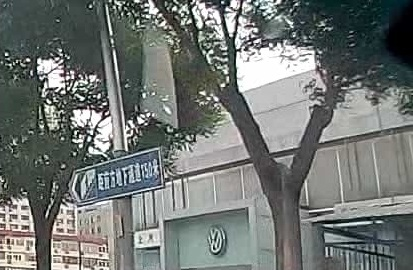
#> input picture my_test/image_up_right/000006_3_2019-05-05-07-33-04.jpg, 413 x 270 px, found by its file name
$ python '特征匹配算法.py'
#> lines starting #> are read from the running program, lines starting #| are printed output that depends on the picture
#%%

import cv2

from matplotlib import pyplot as plt
plt.rcParams['font.sans-serif'] = ['SimHei']  # 用来正常显示中文标签
plt.rcParams['axes.unicode_minus'] = False  # 用来正常显示负号

"""
FLANN是类似最近邻的快速匹配库
    它会根据数据本身选择最合适的算法来处理数据
    比其他搜索算法快10倍
"""
# 按照灰度图片读入
img1 = cv2.imread(r"D:\projects\tensorflowModelGarden\my_test\image_up_right\000006_3_2019-05-05-07-33-04.jpg",cv2.IMREAD_GRAYSCALE)#导入灰度图像
#> img1: shape (270, 413); min 0, max 255, mean 116.4
img2 = cv2.imread(r"D:\projects\tensorflowModelGarden\my_test\image_up_right\000006_4_2019-05-05-07-33-19_2.jpg",cv2.IMREAD_GRAYSCALE)
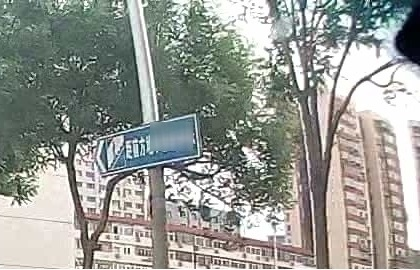
#> input picture my_test/image_up_right/000006_4_2019-05-05-07-33-19_2.jpg, 420 x 270 px, found by its file name
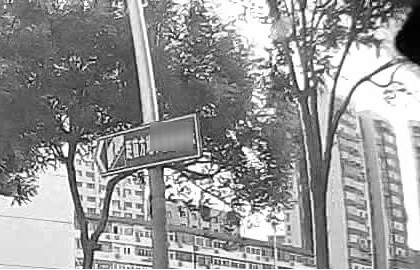
#> img2: shape (270, 420); min 0, max 255, mean 151
# 创建sift检测器
sift = cv2.xfeatures2d.SIFT_create()
# 查找监测点和匹配符
kp1, des1 = sift.detectAndCompute(img1, None)
#> kp1 = 1516 keypoints; strongest (x, y, size): (6, 54, 2.1), (28, 60, 2.4), (68, 88, 2), (75, 132, 2.2)
kp2, des2 = sift.detectAndCompute(img2, None)
#> kp2 = 2112 keypoints; strongest (x, y, size): (107, 118, 1.9), (182, 190, 2.1), (374, 4, 2.7), (115, 231, 2.7)
"""
keypoint是检测到的特征点的列表
descriptor是检测到特征的局部图像的列表
"""
# 获取flann匹配器
FLANN_INDEX_KDTREE = 0
# 参数1：indexParams
#    对于SIFT和SURF，可以传入参数index_params=dict(algorithm=FLANN_INDEX_KDTREE, trees=5)。
#    对于ORB，可以传入参数index_params=dict(algorithm=FLANN_INDEX_LSH, table_number=6, key_size=12）。
indexParams = dict(algorithm=FLANN_INDEX_KDTREE, trees=5)
# 参数2：searchParams 指定递归遍历的次数，值越高结果越准确，但是消耗的时间也越多。
searchParams = dict(checks=50)


# 使用FlannBasedMatcher 寻找最近邻近似匹配
flann = cv2.FlannBasedMatcher(indexParams, searchParams)
# 使用knnMatch匹配处理，并返回匹配matches
matches = flann.knnMatch(des1, des2, k=2)
#> matches = 1516 matches
# 通过掩码方式计算有用的点
matchesMask = [[0, 0] for i in range(len(matches))]
#> matchesMask = 1516 pairs, first value 0 to 0, second value 0 to 0

# 通过描述符的距离进行选择需要的点
for i, (m, n) in enumerate(matches):
    if m.distance < 0.7*n.distance: # 通过0.7系数来决定匹配的有效关键点数量
        matchesMask[i] = [1, 0]
#> after the loop, matchesMask = 1516 pairs, first value 0 to 1, second value 0 to 0

drawPrams = dict(matchColor=(0, 255, 0),
                 singlePointColor=(255, 0, 0),
                 matchesMask=matchesMask,
                 flags=0)
#> drawPrams = 4 items
# 匹配结果图片
img33 = cv2.drawMatchesKnn(img1, kp1, img2, kp2, matches, None, **drawPrams)
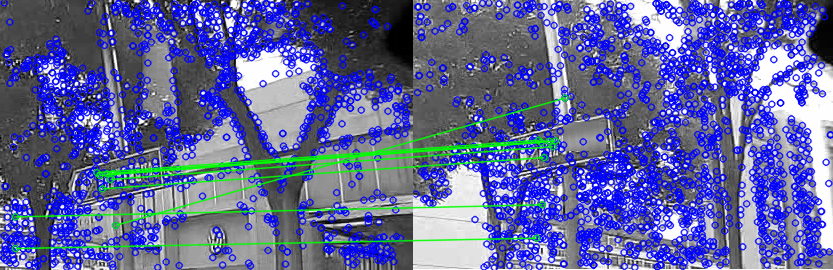
#> img33: shape (270, 833, 3); mean of channels 0, 1, 2 158.7, 101.1, 95.1; drawn as B, G, R


plt.figure(figsize=(10,10))
plt.title('FLANN法',fontsize=12,color='r')
plt.imshow(img33)
plt.axis('off')
plt.savefig('res.png')
plt.show()

cv2.waitKey(0)
cv2.destroyAllWindows()
